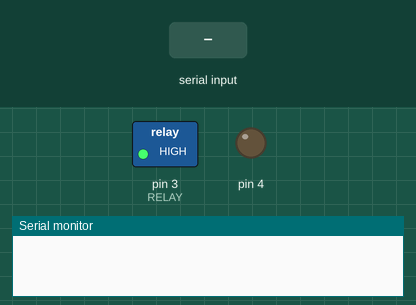
A sketch run on a simulated Arduino Uno, built with avr-gcc and run on an emulated ATmega328P. Shown: switched loads named in the sketch (green lamp = pin HIGH), output pins drawn as LEDs (lit = HIGH), the last lines printed to the serial monitor. The inputs (shaded band) are chosen by the test bench.

Above: at 1.0 s.
1.1 s: "on\n" received over Serial
At 2.4 s:
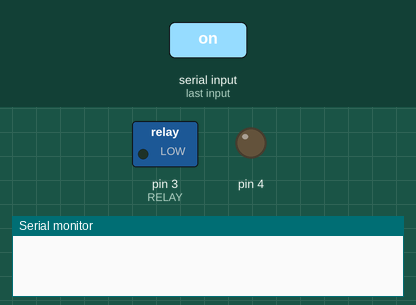
2.7 s: "off\n" received over Serial
At 10.6 s:
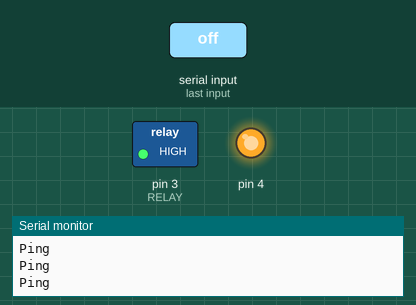
Timing chart, 0 to 11.7 s (numbered marks = the images above; inputs shaded):
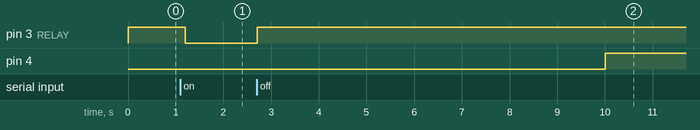

Measured:
- after the input at 1.1 s, pin 3 (RELAY): HIGH → LOW after 0.10 s
- after the input at 2.7 s, pin 3 (RELAY): LOW → HIGH at once

The sketch:

HandshakeAndAutoReboot.ino
```cpp
/*
---------------------------------------------
Handshake & Auto Reboot
---------------------------------------------
by HUBRIS [hubris.xyz]
[github.com/youandhubris]
Lisbon / March / 2017
---------------------------------------------
*/

// FLOW
#define INTERVAL 10 // LOOP FREQUENCY
unsigned long currentMillis = millis();
unsigned long previousMillis = 0;

// PING PONG
#define PINGPONGINTERVAL 5000 // LOOP FREQUENCY
unsigned long previousPingPongMillis = 0;

// RELAY
void RelayControl();

#define RELAY 3 // PIN MODE
bool relayCurrentState = true; // TRUE == TURN OFF MACHINE
bool relayState = true;
String serialInput = "";

#define RELAYERESETINTERVAL 80000 // RELAY LOOP FREQUENCY
unsigned long relayResetTimer = 0;

String serialInTest = "";

// PROGRAM
void setup()
{
	Serial.begin(9600);

	pinMode(RELAY, OUTPUT);
	digitalWrite(RELAY, relayCurrentState);

  HandShake();
}


void loop()
{
	currentMillis = millis();
  serialInput = "";

  if (Serial.available() > 0) serialInput = Serial.readStringUntil('\n');

  RelayControl();
  CheckPingPong();

  delay(10);
}

void HandShake() {
  int noResponseTimer = 0;
  while (Serial.available() <= 0)
  {
    delay(100);
    noResponseTimer += 100;
    if (noResponseTimer > 8000) RebootArduino();
  }
}

void RebootArduino()
{
  pinMode(4, OUTPUT);
  digitalWrite(4, true);
}

void RelayControl()
{
  // INPUT ON / OFF
  if (serialInput == "off") relayState = true;
  else if (serialInput == "on")
  {
    relayState = false;
    relayResetTimer = millis();
  }

  if (relayCurrentState != relayState)
  {
    relayCurrentState = relayState;
    digitalWrite(RELAY, relayCurrentState);
  }

  // IF RELAY OFF FOR TOO LONG
  if (!relayCurrentState)
  {
    currentMillis = millis();
    if ((currentMillis - relayResetTimer) > RELAYERESETINTERVAL)
    {
      relayState = true;
      relayCurrentState = relayState;
      digitalWrite(RELAY, relayCurrentState);
    }
  }
}

void CheckPingPong()
{
  if (currentMillis - previousPingPongMillis > PINGPONGINTERVAL)
  {
    if (serialInput == "Pong") previousPingPongMillis = currentMillis;
    else
    {
      Serial.println("Ping");
      unsigned long pingPongTimeout = currentMillis - previousPingPongMillis - 5000;
      if (pingPongTimeout > PINGPONGINTERVAL) RebootArduino();
    }
  }
}
```
